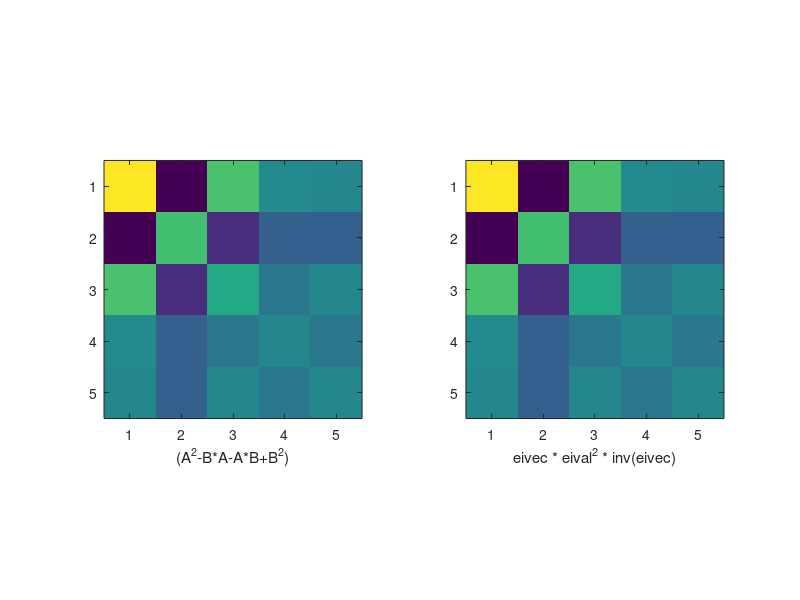

This chart was generated by the following MATLAB code:
% (A-B)v = λv
% From this (from the FOIL expansion of (A-B)^2)
% (A^2 - AB - BA + B^2)v = λ^2v
% C = (A-B)
% C^2 = (A^2 - AB - BA + B^2)
% Matrix form
% CV = VΛ where V is the matrix form of Eigen vectors, and Λ is the matrix
% form of eigen values (note the order is important on the right side, the
% scalar equation is written in reverse by convention)
% C = VΛV^-1
% C^2 = V*Λ*V^-1*V*Λ*V^-1
% V^-1*V is the identity matrix
% C^2 = V*Λ*Λ*V^-1
% (A^2 - AB - BA + B^2) = V*Λ*Λ*V^-1

% Now to demonstrate
m = 5;
A = randn(m);
A = A'*A; % Make it symmetric, removes the complex values from eigene values
B = randn(m);
B = B'*B;

[eivec,eival] = eig(A-B);

matlabRes = (A^2 -B*A-A*B+B^2); % Let matlab do the nasty math
eigRes = eivec * eival^2 * inv(eivec); % Compute it the simpler way

matlabRes - eigRes

figure(1),clf
subplot(121)
imagesc(matlabRes)
axis square, xlabel('(A^2-B*A-A*B+B^2)')

subplot(122)
imagesc(eigRes)
axis square, xlabel('eivec * eival^2 * inv(eivec)')
